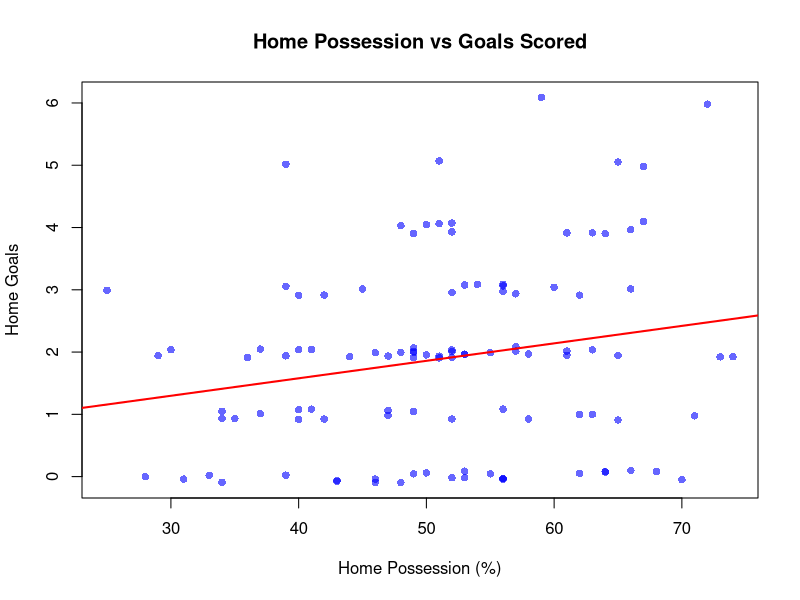
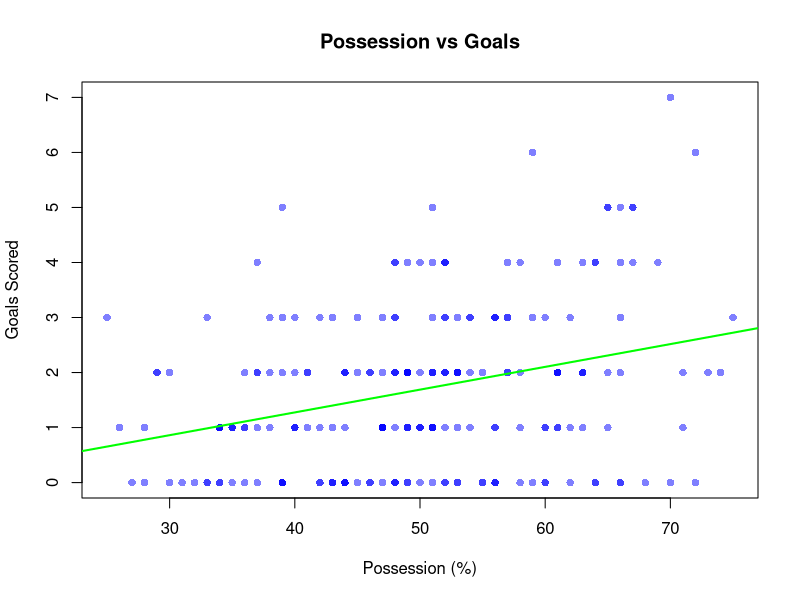
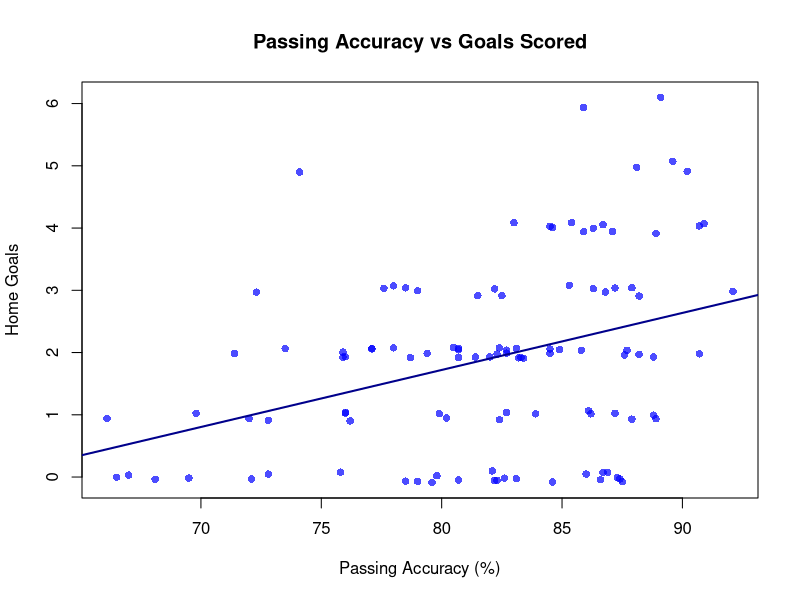

R code for these plots, in order:
## ---- chunk 1
knitr::opts_chunk$set(echo = TRUE, warning = FALSE, message = FALSE)
## ---- chunk 2
#install.packages(c("readr", "readxl"))

library(readxl)
library(readr)
## ---- chunk 3

clData = read_csv("champions_league_matches.csv")
clData

## ---- chunk 4

clData$home_possession = as.numeric(gsub("%", "", clData$home_possession)) 
clData$away_possession = as.numeric(gsub("%", "", clData$away_possession))

clData$home_goals <- as.numeric(sub("–.*", "", clData$score))
clData$away_goals <- as.numeric(sub("*.–", "", clData$score))

colnames(clData)[colnames(clData) == "home_passing_accuracy_pct"] = "homePassAcc"

clData

## ---- chunk 5
plot(clData$home_possession, 
     jitter(clData$home_goals, amount = 0.1),
     xlab = "Home Possession (%)",
     ylab = "Home Goals",
     main = "Home Possession vs Goals Scored",
     pch = 16,
     col = rgb(0, 0, 1, 0.6))  # Semi-transparent blue

modelA = lm(home_goals ~ home_possession, data = clData)
abline(modelA, col = "red", lwd = 2) 


## ---- chunk 6
possession = c(clData$home_possession, clData$away_possession)
goals = c(clData$home_goals, clData$away_goals)

plot(possession, goals,
     xlab = "Possession (%)",
     ylab = "Goals Scored",
     main = "Possession vs Goals",
     pch = 16,
     col = rgb(0, 0, 1, 0.5))

abline(lm(goals ~ possession), col = "green", lwd = 2)

# PMMC
cor.test(possession, goals)


## ---- chunk 7
passingAccuracy = clData$homePassAcc
modelC = lm(home_goals ~ homePassAcc, data = clData)

plot(passingAccuracy, 
     jitter(clData$home_goals, amount = 0.1),
     xlab = "Passing Accuracy (%)",
     ylab = "Home Goals",
     main = "Passing Accuracy vs Goals Scored",
     pch = 16,
     col = rgb(0, 0, 1, 0.7))  

abline(modelC, col = "darkblue", lwd = 2) 

# PMMC
cor.test(passingAccuracy, clData$home_goals)
